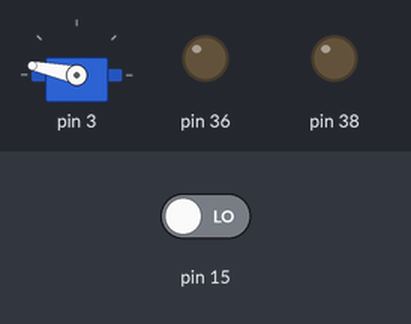
Recording of a program running on a simulated Raspberry Pi (header pin numbers). Parts: servo, output pins drawn as LEDs (lit = HIGH). The inputs (shaded band) are chosen by the test bench; at power-on: pin 15 LOW. Servo angles are drawn from the pulse width (0.5 ms = 0°, 2.5 ms = 180°); the clock reads 2024-03-15 10:24:30 at power-on unless the program sets it.

Above: at 0.1 s.
At 60.1 s:
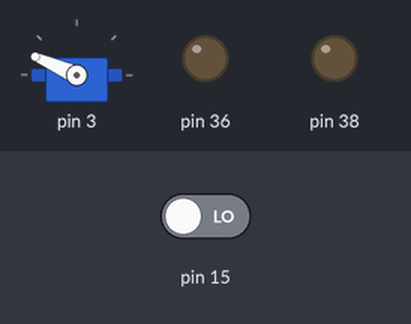
At 120.1 s:
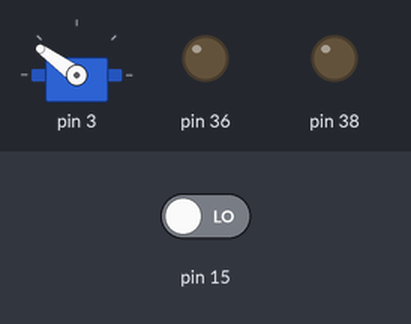
Timing chart, 0 to 121.6 s (numbered marks = the images above):
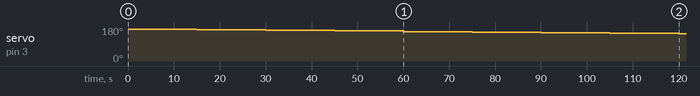

Measured:
- by itself, servo on pin 3: moves from 168° to 144° over 105 s

The program:

sunrise.py
```python
import RPi.GPIO as GPIO
import time

# First, turn on the relays
GPIO.setmode(GPIO.BOARD)
GPIO.setwarnings(False)
GPIO.setup(36, GPIO.OUT)
GPIO.output(36, False)      # Turn on servo motor
GPIO.setup(38, GPIO.OUT)
GPIO.output(38, False)      # Turn on light bulb
GPIO.setup(15, GPIO.IN)     # Motion sensor

# Set duration of sunrise (seconds * minutes)
sunrise_duration = 60. * 15

# Set number of intervals (no. of turns)
time_interval = sunrise_duration/60.

# Set total magnitude of final brightness (as a percent)
amt_turn = 100

# Configure pin settings
GPIO.setup(03, GPIO.OUT)
pwm = GPIO.PWM(03, 50)
pwm.start(0)

# Define functions for turning servo
def WaitPeriod(waitTime):
	waitSoFar = 0
	while waitSoFar < float(waitTime):
		time.sleep(.5)
		waitSoFar += .5
		if GPIO.input(15) == 1:
			alarm_off = True
			current_time = loop_time + sunrise_duration

def TurnMotor(pct):
	duty = ((pct-100)*-1)/10. + 2
	GPIO.output(03, True)
	pwm.ChangeDutyCycle(duty)
	##time.sleep(time_interval)
	WaitPeriod(time_interval)
	GPIO.output(03, False)
	pwm.ChangeDutyCycle(0)

def Reset():
	GPIO.output(03, True)
	pwm.ChangeDutyCycle(12)
	GPIO.output(03, False)
	time.sleep(2)

# Turn servo second by second
loop_time = time.time()
current_time = time.time()
secs = time_interval
alarm_off = False
while current_time < loop_time + sunrise_duration:
	TurnMotor((secs/sunrise_duration)*amt_turn)
	secs += time_interval
	current_time = time.time()
	if GPIO.input(15) == 1:
		alarm_off = True
		current_time = loop_time + sunrise_duration

# Wait for confirmation to reset
while alarm_off == False:
	if GPIO.input(15) == 0:
		pass
	else:
		alarm_off = True

# Turn off bulb relay
GPIO.output(38, True)

# Reset servo to zero
Reset()

# Turn off servo relay
GPIO.output(36, True)

# Prepare for exit
pwm.stop()
GPIO.cleanup()
```
